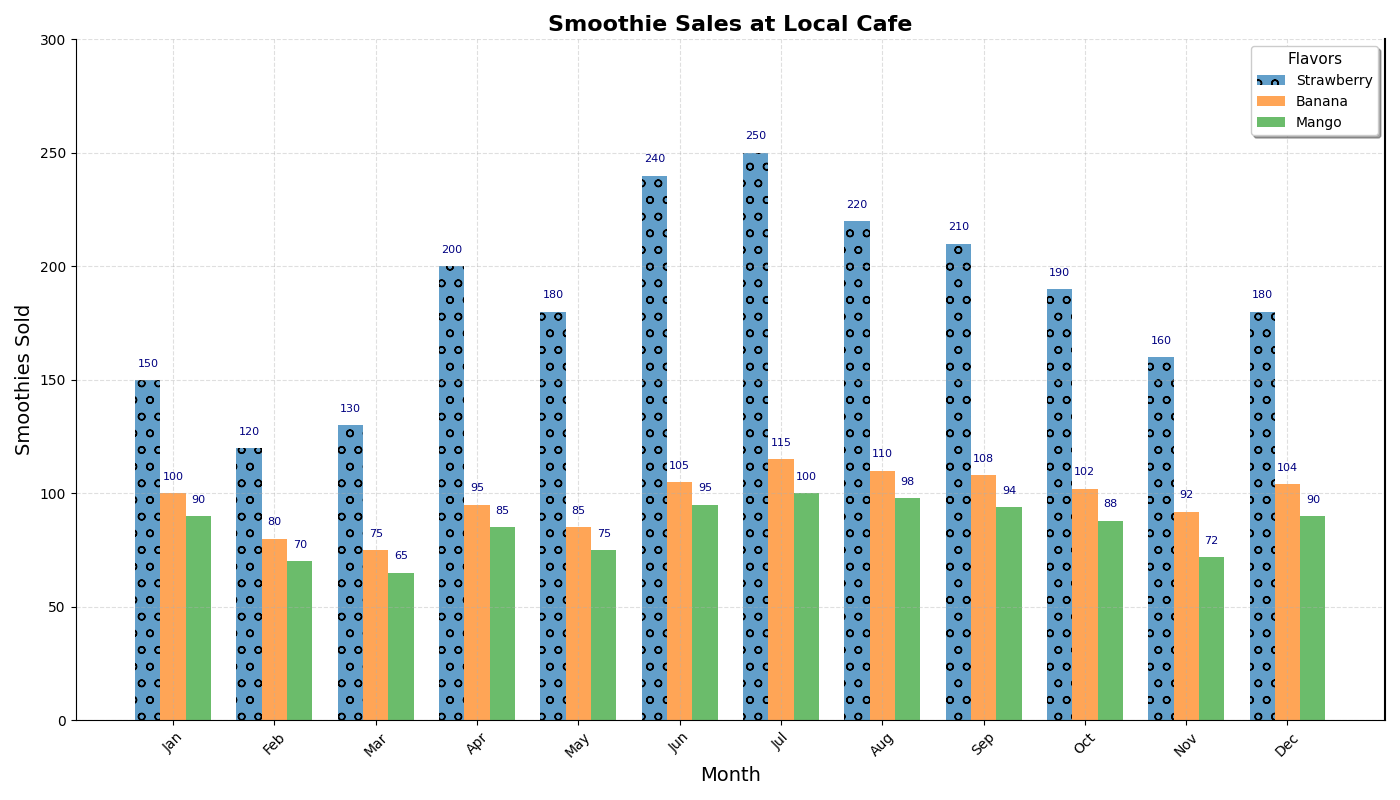

Write the Python code that produced this figure.
import matplotlib.pyplot as plt
import numpy as np

flavors = ['Strawberry', 'Banana', 'Mango']
sales_data = {
    'Strawberry': [150, 120, 130, 200, 180, 240, 250, 220, 210, 190, 160, 180],
    'Banana': [100, 80, 75, 95, 85, 105, 115, 110, 108, 102, 92, 104],
    'Mango': [90, 70, 65, 85, 75, 95, 100, 98, 94, 88, 72, 90]
}

total_sales = {flavor: sum(sales) for flavor, sales in sales_data.items()}
sorted_flavors = sorted(total_sales, key=total_sales.get, reverse=True)
sorted_sales_data = [sales_data[flavor] for flavor in sorted_flavors]

months = ['Jan', 'Feb', 'Mar', 'Apr', 'May', 'Jun', 'Jul', 'Aug', 'Sep', 'Oct', 'Nov', 'Dec']
months_idx = np.arange(len(months))

fig, ax = plt.subplots(figsize=(14, 8))

marker_shapes = ['o', 's', 'D']  # Circle, square, and diamond markers
line_styles = ['-', '--', '-.']  # Solid, dashed, and dash-dot lines

bar_width = 0.25

for i, flavor in enumerate(sorted_flavors):
    ax.bar(months_idx + i * bar_width, sorted_sales_data[i],
           width=bar_width, label=flavor, alpha=0.7, hatch=marker_shapes[i])

ax.set_title('Smoothie Sales at Local Cafe', fontsize=16, fontweight='bold')
ax.set_xlabel('Month', fontsize=14)
ax.set_ylabel('Smoothies Sold', fontsize=14)
ax.set_xticks(months_idx + bar_width)
ax.set_xticklabels(months, fontsize=10, rotation=45)

ax.legend(title='Flavors', fontsize=10, title_fontsize='11', loc='upper right', shadow=True)
ax.grid(True, linestyle=line_styles[1], alpha=0.4)

ax.spines['top'].set_visible(False)
ax.spines['right'].set_linewidth(1.5)

ax.set_ylim(0, 300)

for i, sales in enumerate(sorted_sales_data):
    for j, value in enumerate(sales):
        ax.text(j + i * bar_width, value + 5, str(value),
                ha='center', va='bottom', fontsize=8, color='navy')

plt.tight_layout()
plt.show()
